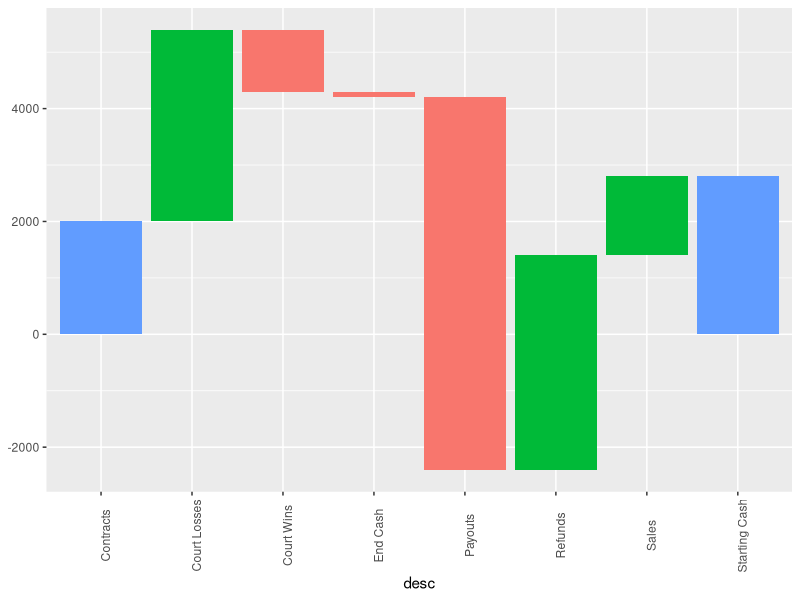

The R script that drew this image:


library(tidyverse)
# Waterfall

balance <- tibble(
  desc = c(
    "Starting Cash",
    "Sales",
    "Refunds",
    "Payouts",
    "Court Losses",
    "Court Wins",
    "Contracts",
    "End Cash"
  ),
  amount = c(2000, 3400,-1100,-100,-6600, 3800, 1400, 2800)
)

balance <- balance %>% mutate( start = 0) %>% 
  mutate( end = cumsum(amount) , start = lag(end), start = ifelse(is.na(start), 0, start), end = ifelse( str_detect(desc, "End"), 0, end)) %>% 
  mutate( type = case_when( str_detect(desc, "End") | str_detect(desc, "Start") ~ "Net",
                            amount > 0  ~"Income",
                            T ~ "Cost"
                            ),
          id = row_number()
          ) 


ggplot( balance) + 
  aes( desc, fill = type ) +
  geom_rect( aes(x = desc, xmin = id - 0.45, xmax = id + 0.45, ymin = end, ymax = start)) + theme(axis.text.x = element_text(angle = 90), legend.position = "none")

